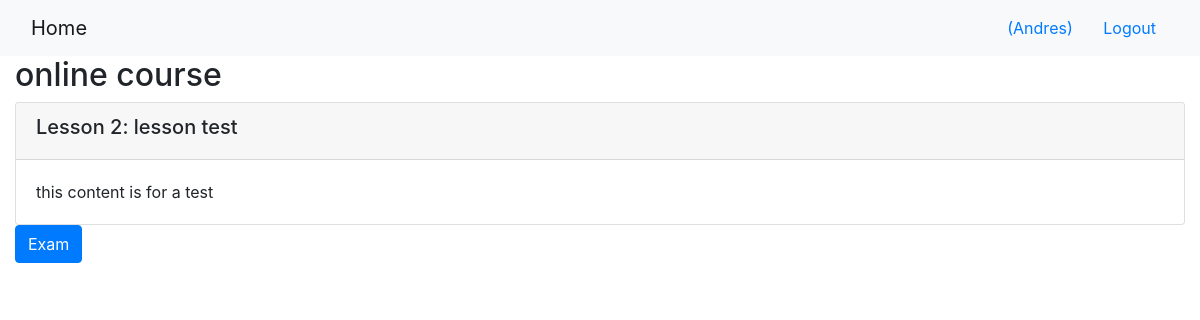
The page /onlinecourse/1/ (signed in) on the database as committed earlier.
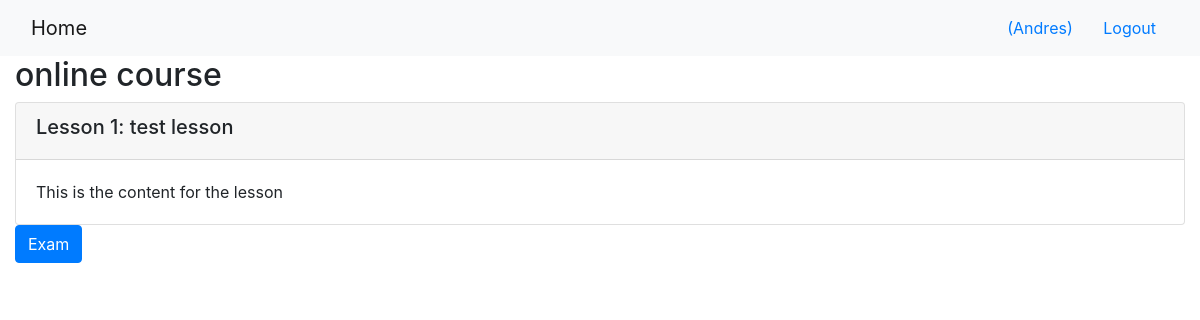
The same page on the database as committed later.
### onlinecourse/models.py (models this page shows, shortened)
class Course(models.Model):
    name = models.CharField(null=False, max_length=30, default='online course')
    image = models.ImageField(upload_to='course_images/')
    description = models.CharField(max_length=1000)
    pub_date = models.DateField(null=True)
    instructors = models.ManyToManyField(Instructor)
    users = models.ManyToManyField(settings.AUTH_USER_MODEL, through='Enrollment')
    total_enrollment = models.IntegerField(default=0)
    is_enrolled = False

class Lesson(models.Model):
    title = models.CharField(max_length=200, default="title")
    order = models.IntegerField(default=0)
    course = models.ForeignKey(Course, on_delete=models.CASCADE)
    content = models.TextField()

### onlinecourse/views.py (the view)
# urls.py: path('<int:pk>/', views.CourseDetailView.as_view(), name='course_details'),
class CourseDetailView(generic.DetailView):
    model = Course
    template_name = 'onlinecourse/course_detail_bootstrap.html'

### onlinecourse/templates/onlinecourse/course_detail_bootstrap.html (shortened to what this page needs)
<!DOCTYPE html>
<html lang="en">
<head>
     {% load static %}
    <link rel="stylesheet" href="https://maxcdn.bootstrapcdn.com/bootstrap/4.5.2/css/bootstrap.min.css">
</head>
<body>
    <nav class="navbar navbar-light bg-light">
        <div class="container-fluid">
            <div class="navbar-header">
                  <a class="navbar-brand" href="{% url 'onlinecourse:index' %}">Home</a>
            </div>
            <ul class="nav navbar-nav navbar-right">
                {% if user.is_authenticated %}
                <li>
                    <a class="btn btn-link" href="#">{{ user.first_name }}({{ user.username }})</a>
                    <a class="btn btn-link" href="{% url 'onlinecourse:logout' %}">Logout</a>
                </li>
                {% endif %}
            </ul>
        </div>
    </nav>
    <div class="container-fluid">
            <h2>{{ course.name }}</h2>
            <div class="card-columns-vertical">
                {% for lesson in course.lesson_set.all %}
                    <div class="card mt-1">
                        <div class="card-header"><h5>Lesson {{lesson.order|add:1}}: {{lesson.title}}</h5></div>
                        <div class="card-body">{{lesson.content}}</div>
                    </div>
                {% endfor %}
            </div>
            <button type="button" class="btn btn-primary" data-toggle="collapse" data-target="#exam">Exam</button>
    </div>
</body>
</html>

Rows that differ between the two databases and show on the page:
changed Lesson: order|add "2" → "1"; title "lesson test" → "test lesson"; content "this content is for a test" → "This is the content for the lesson"
